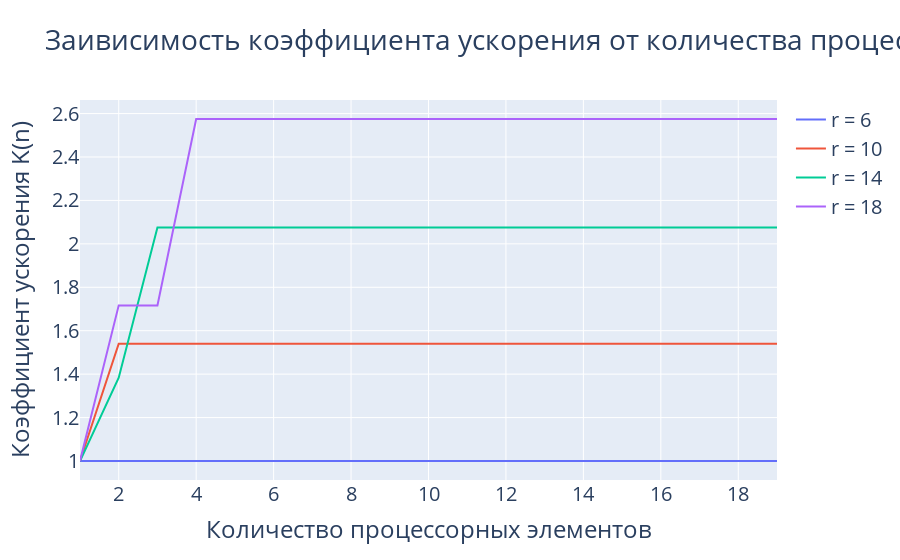

Notebook source saved alongside this figure:
### Code cell
fig = go.Figure()
for m in range(1, 5):
    x = []
    y = []    
    for i in range(1, 20):
        matrix = MatrixPU(config={'PROCS_ELEMS': i, 'p': 1, 'q': 1, 'm': m})
        report = matrix.report
        x.append(report['procs_amount'])
        y.append(report['acceleration_coeff'])
    fig.add_trace(
        go.Scatter(x=x, y=y, name=f'r = {report['rank']}',
                   text=[f'n = {x}, K(n) = {y}' for x, y in zip(x, y)],
                   mode='lines')
    )
fig.update_layout(title='Заивисимость коэффициента ускорения от количества процессорных элементов',
                  font=dict(size=20),
                  xaxis_title='Количество процессорных элементов',
                  yaxis_title='Коэффициент ускорения K(n)')
fig.show()

### Figure 1 — Plotly figure (JSON) as saved in the notebook; plotly's stock layout.template omitted (floating-point values rounded to 4 significant figures)
{"data": [{"mode": "lines", "name": "r = 6", "text": ["n = 1, K(n) = 1.0", "n = 2, K(n) = 1.0", "n = 3, K(n) = 1.0", "n = 4, K(n) = 1.0", "n = 5, K(n) = 1.0", "n = 6, K(n) = 1.0", "n = 7, K(n) = 1.0", "n = 8, K(n) = 1.0", "n = 9, K(n) = 1.0", "n = 10, K(n) = 1.0", "n = 11, K(n) = 1.0", "n = 12, K(n) = 1.0", "n = 13, K(n) = 1.0", "n = 14, K(n) = 1.0", "n = 15, K(n) = 1.0", "n = 16, K(n) = 1.0", "n = 17, K(n) = 1.0", "n = 18, K(n) = 1.0", "n = 19, K(n) = 1.0"], "type": "scatter", "x": [1, 2, 3, 4, 5, 6, 7, 8, 9, 10, 11, 12, 13, 14, 15, 16, 17, 18, 19], "y": [1, 1, 1, 1, 1, 1, 1, 1, 1, 1, 1, 1, 1, 1, 1, 1, 1, 1, 1]}, {"mode": "lines", "name": "r = 10", "text": ["n = 1, K(n) = 1.0", "n = 2, K(n) = 1.5405405405405406", "n = 3, K(n) = 1.5405405405405406", "n = 4, K(n) = 1.5405405405405406", "n = 5, K(n) = 1.5405405405405406", "n = 6, K(n) = 1.5405405405405406", "n = 7, K(n) = 1.5405405405405406", "n = 8, K(n) = 1.5405405405405406", "n = 9, K(n) = 1.5405405405405406", "n = 10, K(n) = 1.5405405405405406", "n = 11, K(n) = 1.5405405405405406", "n = 12, K(n) = 1.5405405405405406", "n = 13, K(n) = 1.5405405405405406", "n = 14, K(n) = 1.5405405405405406", "n = 15, K(n) = 1.5405405405405406", "n = 16, K(n) = 1.5405405405405406", "n = 17, K(n) = 1.5405405405405406", "n = 18, K(n) = 1.5405405405405406", "n = 19, K(n) = 1.5405405405405406"], "type": "scatter", "x": [1, 2, 3, 4, 5, 6, 7, 8, 9, 10, 11, 12, 13, 14, 15, 16, 17, 18, 19], "y": [1, 1.541, 1.541, 1.541, 1.541, 1.541, 1.541, 1.541, 1.541, 1.541, 1.541, 1.541, 1.541, 1.541, 1.541, 1.541, 1.541, 1.541, 1.541]}, {"mode": "lines", "name": "r = 14", "text": ["n = 1, K(n) = 1.0", "n = 2, K(n) = 1.3833333333333333", "n = 3, K(n) = 2.075", "n = 4, K(n) = 2.075", "n = 5, K(n) = 2.075", "n = 6, K(n) = 2.075", "n = 7, K(n) = 2.075", "n = 8, K(n) = 2.075", "n = 9, K(n) = 2.075", "n = 10, K(n) = 2.075", "n = 11, K(n) = 2.075", "n = 12, K(n) = 2.075", "n = 13, K(n) = 2.075", "n = 14, K(n) = 2.075", "n = 15, K(n) = 2.075", "n = 16, K(n) = 2.075", "n = 17, K(n) = 2.075", "n = 18, K(n) = 2.075", "n = 19, K(n) = 2.075"], "type": "scatter", "x": [1, 2, 3, 4, 5, 6, 7, 8, 9, 10, 11, 12, 13, 14, 15, 16, 17, 18, 19], "y": [1, 1.383, 2.075, 2.075, 2.075, 2.075, 2.075, 2.075, 2.075, 2.075, 2.075, 2.075, 2.075, 2.075, 2.075, 2.075, 2.075, 2.075, 2.075]}, {"mode": "lines", "name": "r = 18", "text": ["n = 1, K(n) = 1.0", "n = 2, K(n) = 1.7166666666666666", "n = 3, K(n) = 1.7166666666666666", "n = 4, K(n) = 2.575", "n = 5, K(n) = 2.575", "n = 6, K(n) = 2.575", "n = 7, K(n) = 2.575", "n = 8, K(n) = 2.575", "n = 9, K(n) = 2.575", "n = 10, K(n) = 2.575", "n = 11, K(n) = 2.575", "n = 12, K(n) = 2.575", "n = 13, K(n) = 2.575", "n = 14, K(n) = 2.575", "n = 15, K(n) = 2.575", "n = 16, K(n) = 2.575", "n = 17, K(n) = 2.575", "n = 18, K(n) = 2.575", "n = 19, K(n) = 2.575"], "type": "scatter", "x": [1, 2, 3, 4, 5, 6, 7, 8, 9, 10, 11, 12, 13, 14, 15, 16, 17, 18, 19], "y": [1, 1.717, 1.717, 2.575, 2.575, 2.575, 2.575, 2.575, 2.575, 2.575, 2.575, 2.575, 2.575, 2.575, 2.575, 2.575, 2.575, 2.575, 2.575]}], "layout": {"font": {"size": 20}, "title": {"text": "Заивисимость коэффициента ускорения от количества процессорных элементов"}, "xaxis": {"title": {"text": "Количество процессорных элементов"}}, "yaxis": {"title": {"text": "Коэффициент ускорения K(n)"}}}}
